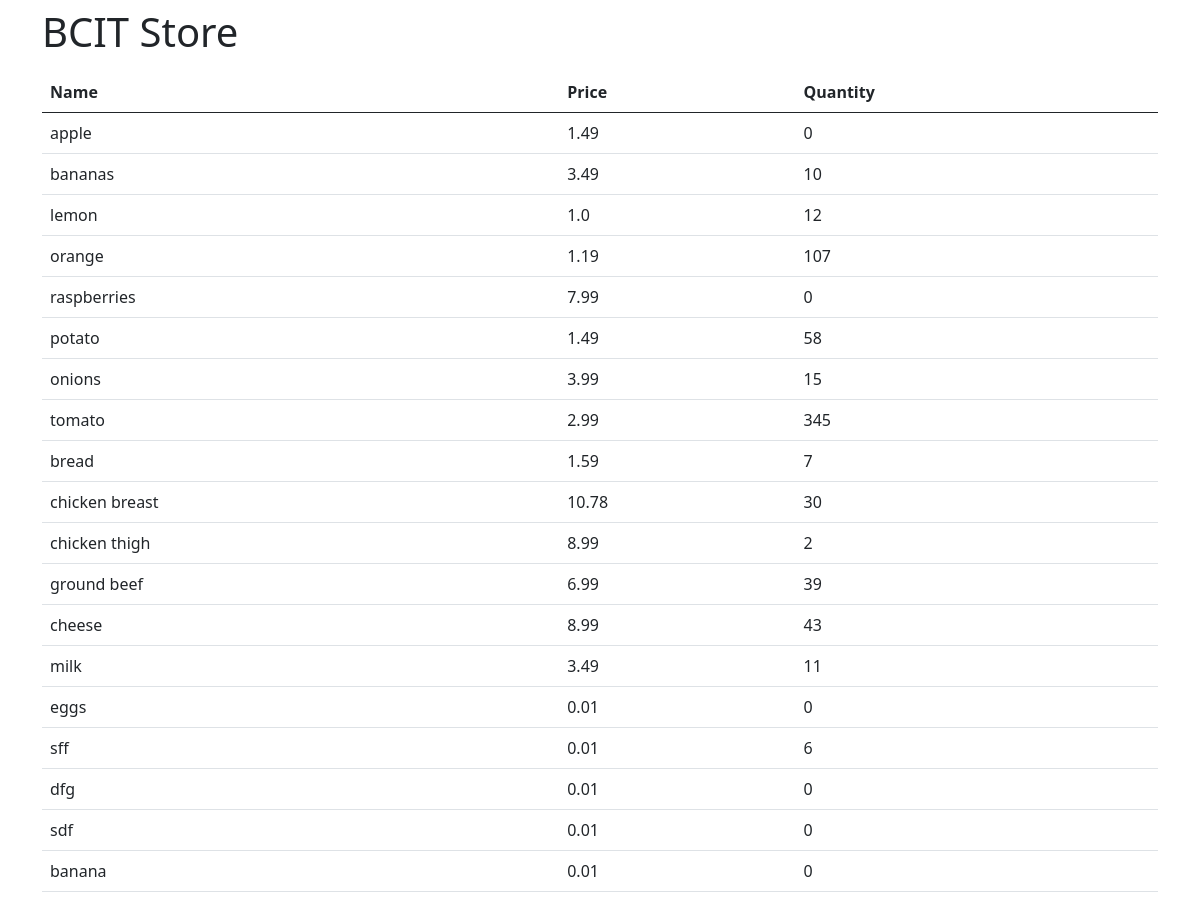
Before: / with the older database file.
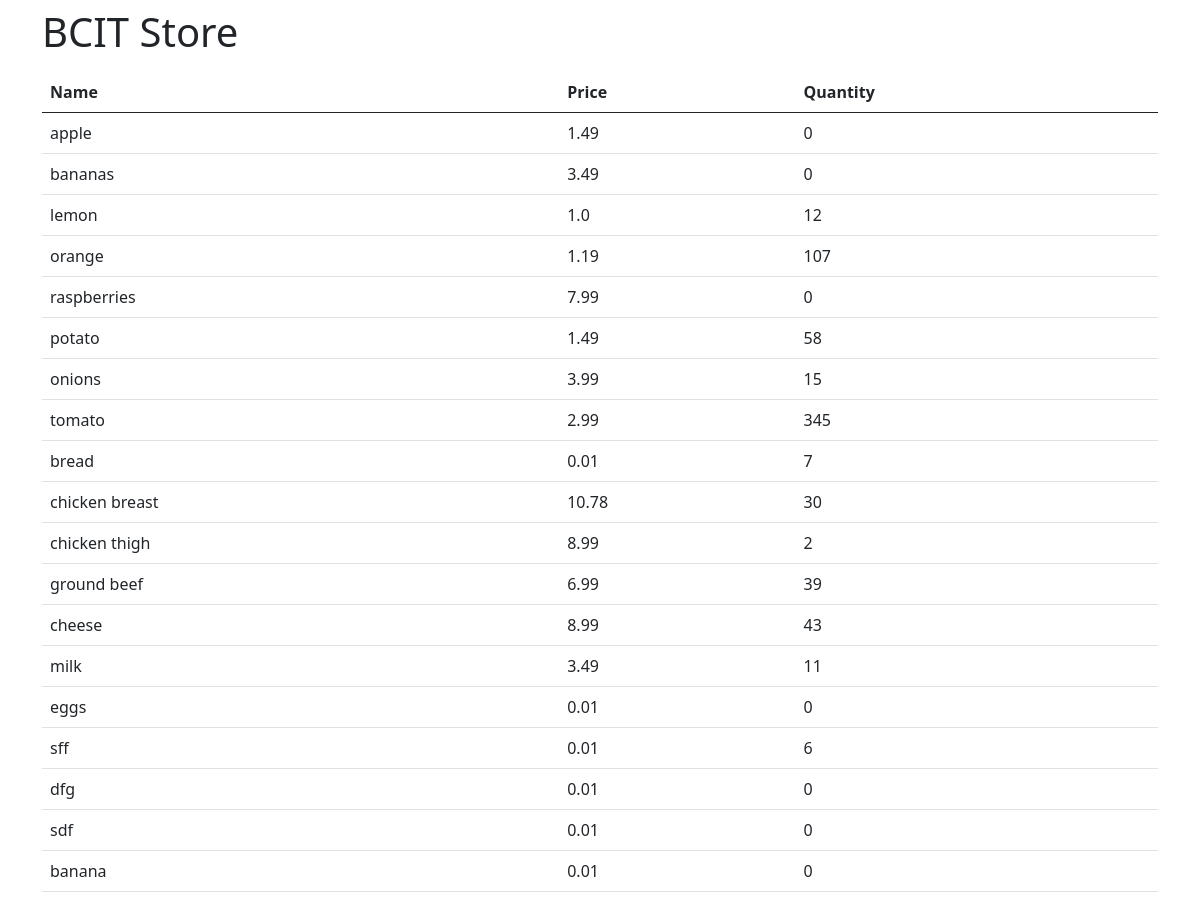
After: the same page with the newer database file.
### models.py (models this page shows, shortened)
class Product(db.Model):
    name = db.Column(db.String, unique=True, primary_key=True, nullable=False)
    price = db.Column(db.Float)
    quantity = db.Column(db.Integer)

### app.py (the view)
@app.route("/")
def home():
    data = Product.query.all()
    return render_template("index.html", products=data)

### templates/index.html
{% extends "base.html" %}
{% block content %}
<h1 class="py-2">BCIT Store</h1>
<table class="table table-highlighted">
    <thead>
        <tr>
            <th>Name</th>
            <th>Price</th>
            <th>Quantity</th>
        </tr>
    </thead>
    <tbody>
        {% for product in products %}
        <tr>
            <td>{{ product.name }}</td>
            <td>{{ product.price }}</td>
            <td>{{ product.quantity }}</td>
        </tr>
        {% endfor %}
    </tbody>
</table>
{% endblock %}

Changed rows visible on the page:
changed Product "bananas": quantity "10" → "0"
changed Product "bread": price "1.59" → "0.01"
